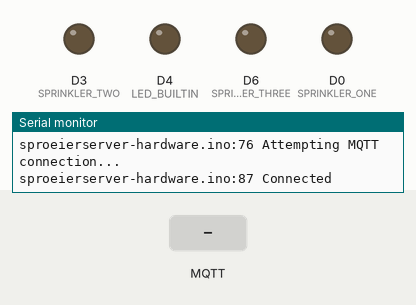
Simulated run of this sketch. Board: ESP8266 (NodeMCU). Parts: output pins drawn as LEDs (lit = HIGH, except the on-board LED, lit = LOW), the last lines printed to the serial monitor. Inputs (shaded band) come from the test bench. WiFi joins after 1.5 s; servers stay silent unless stated; no MQTT or app messages arrive unless stated.

Above: at 2.7 s.
2.8 s: MQTT message "1" arrives on the first subscribed topic
At 3.5 s:
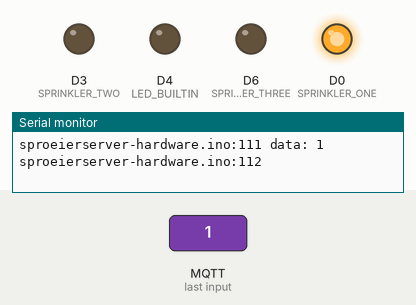
4.3 s: MQTT message "2" arrives on the first subscribed topic
At 4.6 s:
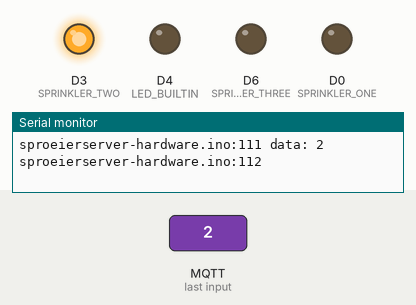
5.8 s: MQTT message "3" arrives on the first subscribed topic
At 7.0 s:
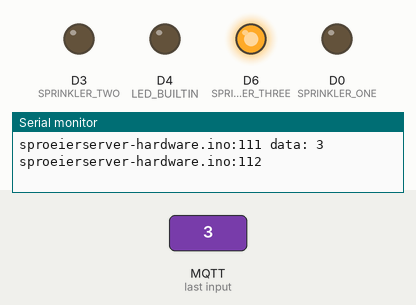
7.3 s: MQTT message "0" arrives on the first subscribed topic
At 8.1 s:
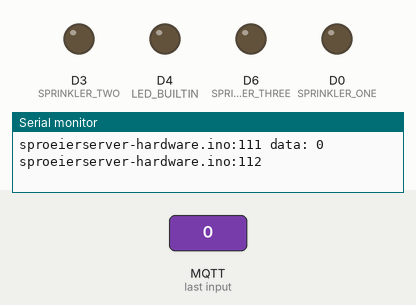
Timing chart, 0 to 9.8 s (numbered marks = the images above; inputs shaded):
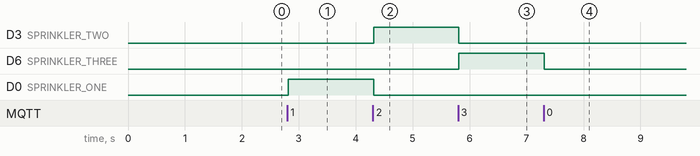

Measured:
- after the input at 2.8 s, D0 (SPRINKLER_ONE): LOW → HIGH at once
- after the input at 4.3 s, D3 (SPRINKLER_TWO): LOW → HIGH at once; D0 (SPRINKLER_ONE): HIGH → LOW at once
- after the input at 5.8 s, D3 (SPRINKLER_TWO): HIGH → LOW at once; D6 (SPRINKLER_THREE): LOW → HIGH at once
- after the input at 7.3 s, D6 (SPRINKLER_THREE): HIGH → LOW at once

The sketch:

sproeierserver-hardware.ino
```cpp
#include <stdarg.h>

#include <ESP8266WiFi.h>

// Library name: PubSubClient
#include <PubSubClient.h>

// Library name: DHT sensor library
#include "DHT.h"

// Library name: elapsedMillis
#include <elapsedMillis.h>

#include "settings.h"

#ifdef SERIAL_ENABLED
  #define PRINTLN(...)                              \
        serial_printf("%s:%d ", __FILE__, __LINE__);\
        serial_printf(__VA_ARGS__);                 \
        Serial.println()
#else
  #define PRINTLN(...)
#endif

WiFiClient wifi_client;
PubSubClient client(wifi_client);
DHT dht(DHT11_PIN, DHT11);
elapsedMillis millis_since_last_status_update;

void serial_printf() {}

void serial_printf(const char *fmt, ...) {
  char buff[SERIAL_PRINTF_BUFF_SIZE];

  va_list pargs;
  va_start(pargs, fmt);
  vsnprintf(buff, SERIAL_PRINTF_BUFF_SIZE, fmt, pargs);
  va_end(pargs);
  Serial.print(buff);
}

char* PUBSUB_ERRORS[10] = {
  "MQTT_CONNECTION_TIMEOUT",
  "MQTT_CONNECTION_LOST",
  "MQTT_CONNECT_FAILED",
  "MQTT_DISCONNECTED",
  "MQTT_CONNECTED",
  "MQTT_CONNECT_BAD_PROTOCOL",
  "MQTT_CONNECT_BAD_CLIENT_ID",
  "MQTT_CONNECT_UNAVAILABLE",
  "MQTT_CONNECT_BAD_CREDENTIALS",
  "MQTT_CONNECT_UNAUTHORIZED"
};

void setup_wifi() {
    delay(10);

    PRINTLN("Connecting to %s", WIFI_SSID);

    WiFi.begin(WIFI_SSID, WIFI_PSK);
    while (WiFi.status() != WL_CONNECTED) {
      delay(500);
    }

    PRINTLN("Connected");
    PRINTLN("IP address: %s", WiFi.localIP().toString().c_str());
}


void reconnect() {
  if(client.connected()) {
    client.disconnect();
  }

  while (!client.connected()) {
    PRINTLN("Attempting MQTT connection...");

    if (client.connect(
      MQTT_CLIENT_ID,
      MQTT_USER,
      MQTT_PASS,
      MQTT_TOPIC_STATUS,
      1,
      true,
      "1"
    )) {
      PRINTLN("Connected");
      client.publish(MQTT_TOPIC_STATUS, "0", true);
      client.subscribe(MQTT_TOPIC_SPRINKLER);
    } else {
      PRINTLN(
        "failed, rc=%d (%s), waiting 5 seconds...",
        client.state(),
        PUBSUB_ERRORS[client.state() + 4]
      );
      client.disconnect();
      delay(5000);
    }
  }
}

void set_active_sprinkler(byte sprinkler_id) {
    digitalWrite(SPRINKLER_ONE, (sprinkler_id == 1) ? HIGH : LOW);
    digitalWrite(SPRINKLER_TWO, (sprinkler_id == 2) ? HIGH : LOW);
    digitalWrite(SPRINKLER_THREE, (sprinkler_id == 3) ? HIGH : LOW);
}

void callback(char* topic, byte *payload, unsigned int payloadLength) {
    PRINTLN("-------new message from broker-----");
    PRINTLN("topic: %s", topic);
    PRINTLN("data: %s", payload);
    PRINTLN();

    if (strncmp(topic, MQTT_TOPIC_SPRINKLER, strlen(MQTT_TOPIC_SPRINKLER)) == 0) {
        set_active_sprinkler(payload[0] - '0');
    }
}

void setup() {
  pinMode(LED_BUILTIN, OUTPUT);
  pinMode(SPRINKLER_ONE, OUTPUT);
  pinMode(SPRINKLER_TWO, OUTPUT);
  pinMode(SPRINKLER_THREE, OUTPUT);
  pinMode(DHT11_PIN, INPUT);

  digitalWrite(LED_BUILTIN, LOW);

  #ifdef SERIAL_ENABLED
  Serial.begin(115200);
  Serial.setTimeout(500);
  Serial.println();
  #endif // SERIAL_ENABLED

  setup_wifi();

  client.setServer(MQTT_BROKER_IP, MQTT_BROKER_PORT);
  client.setCallback(callback);

  reconnect();

  digitalWrite(LED_BUILTIN, HIGH);

  dht.begin();
}

void send_float(const char* topic, float value) {
    char buffer[6] = {0};
    snprintf(buffer, 6, "%f", value);

    PRINTLN("Sending \"%s\" to %s", buffer, topic);

    while(!client.publish(topic, buffer)) {
        PRINTLN("Could not publish, attempting reconnect");
        reconnect();
    }
}

void send_temperature(float temperature) {
    send_float(MQTT_TOPIC_TEMPERATURE, temperature);
}

void send_humidity(float humidity) {
    send_float(MQTT_TOPIC_HUMIDITY, humidity);
}

void loop() {
    client.loop();

    if (millis_since_last_status_update > STATUS_UPDATE_INTERVAL) {
        digitalWrite(LED_BUILTIN, LOW);
        millis_since_last_status_update -= STATUS_UPDATE_INTERVAL;

        float humidity = dht.readHumidity();
        float temperature = dht.readTemperature();

        PRINTLN("Humidity: %f", humidity);
        PRINTLN("Temperature: %f", temperature);

        send_temperature(temperature);
        send_humidity(humidity);
        digitalWrite(LED_BUILTIN, HIGH);
    }
}
```

settings_example.h
```cpp
#define SPRINKLER_ONE D0
#define SPRINKLER_TWO D3
#define SPRINKLER_THREE D6

#define WIFI_SSID "MyWifi"
#define WIFI_PSK "MyPassword"

#define MQTT_BROKER_IP "192.168.0.100"
#define MQTT_BROKER_PORT 1883
#define MQTT_CLIENT_ID "sproeiers"
#define MQTT_USER "sproeiers"
#define MQTT_PASS "MyOtherPassword"

#define MQTT_TOPIC_SPRINKLER "sprinklers/active"
#define MQTT_TOPIC_TEMPERATURE "sprinklers/temperature"
#define MQTT_TOPIC_HUMIDITY "sprinklers/humidity"
#define MQTT_TOPIC_STATUS "sprinklers/status"

#define DHT11_PIN D5

// In millis
#define STATUS_UPDATE_INTERVAL 60000

#define SERIAL_PRINTF_BUFF_SIZE 256
#define SERIAL_ENABLED
```
